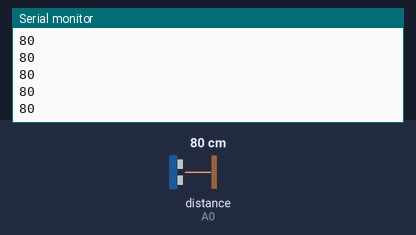
Bench run of a sketch on a simulated Arduino Uno, built with avr-gcc and run on an emulated ATmega328P. Shown: the last lines printed to the serial monitor. Wiring (inferred from the names in the program): ultrasonic range finder: trigger A1; echo A0. The inputs (shaded band) are chosen by the test bench; at power-on: distance to the obstacle (sensor on A0) 80 cm. The echo pulse lasts 58.3 µs per cm.

Above: at 1.3 s.
1.4 s: distance to the obstacle (sensor on A0) set to 2 cm
At 1.45 s:
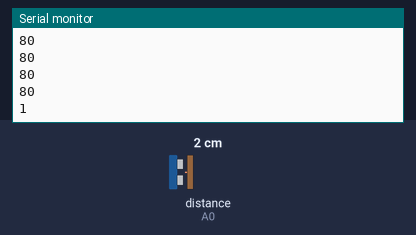
2.9 s: distance to the obstacle (sensor on A0) set to 4 cm
At 2.96 s:
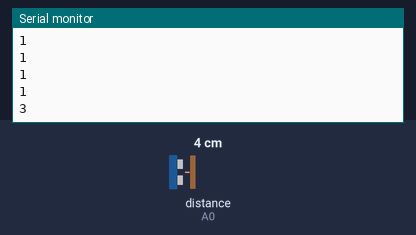
Timing chart, 0 to 5.9 s (numbered marks = the images above; inputs shaded):
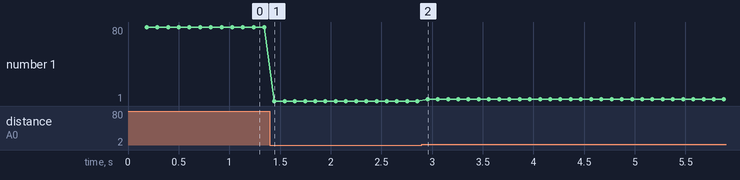

The sketch:

MB1200_pulsein_on_analog.ino
```cpp
// 2018_06_06
//
// This code has been used with a MaxBotix Ultrasonic sensor
// MB1200 placed at 3.5m height, 1.5m away from the wall facing the floor.
//
// The sensor has been connected to the Arduino via a 10m ethernet cable
// w/o any problems.
//
// The sensor is being used in single trigger mode but eventually it will
// be used in "AN Output Commanded Loop" (see datasheet).
//
// CONNECTIONS:
// * connect pin GND of the sensor to Arduino GND;
// * connect pin VCC of the sensor to Arduino Vcc;
// * connect pin RX of the sensor to Arduino analog A1;
// * connect pin AN of the sensor to Arduino analog A0;

#define ECHO A0
#define TRIGGER A1

// SETUP /////////////////////////////////////////
void setup()
{
  // setup serial comm
  Serial.begin(9600);

  while(!Serial){};
  //Serial.println("Ready!");

  pinMode(TRIGGER, OUTPUT);
  digitalWrite(TRIGGER, LOW);
  pinMode(ECHO, INPUT);

  // Wait 175ms at least for the ultrasonic
  // to be ready for ranging
  delay(180);
}


// LOOP //////////////////////////////////////////
void loop()
{
  int v = read_max(TRIGGER, ECHO);
  Serial.println(v);

  // make a reading every 99ms
  delay(100);
}


// READ THE MAXBOTIX /////////////////////////////
int read_max(int trigger, int echo)
{
  //trigger (stay HIGH for at least 20us)
  digitalWrite (trigger, HIGH);
  delayMicroseconds(21);
  digitalWrite(trigger, LOW);

  // NOTE: here it is easily possible to change pinMode

  unsigned long d = pulseIn(echo, HIGH, 65000);
  // 58uS per cm
  d = d / 58;
  return d;
  //return min(d*2.54/147, 255);
}


// to be used with the following Processing code
/*
// serial communication stuff
import processing.serial.*;
Serial myPort;
String myString = null;
String[] list;
boolean presence = false;
int value;
int lfcr = 10;

PFont font;

// import everything necessary to make sound.
import ddf.minim.*;
import ddf.minim.ugens.*;
Minim minim;
Oscil sineOsc;
AudioOutput out;


// SETUP ////////////////////////////////
void setup()
{
  size(800, 800);
  smooth();

  // serial stuff
  printArray(Serial.list());
  String port = Serial.list()[0];
  myPort = new Serial(this, port, 9600);

  value = 0;

  font = loadFont("Courier-Bold-240.vlw");
  textFont(font);
  textAlign(CENTER);

  // audio stuff
  minim = new Minim( this );
  out = minim.getLineOut( Minim.MONO, 2048 );
  sineOsc = new Oscil( 440, .5, Waves.SINE );

}

// DRAW /////////////////////////////////
void draw() {
  read();
  if(presence)
  {
    background(255, 0, 0);
    fill(0);
    text(value, width/2, height/2);
  }
  else
  {
    background(0);
    fill(255);
    text(value, width/2, height/2);
  }
}

// READ values from Serial //////////////
void read()
{
  while (myPort.available() > 0) {
    myString = myPort.readStringUntil('\n');
    if (myString != null) {
      //print(myString);
      //println( myString.indexOf('\n') );
      value = int(myString.substring(0, myString.indexOf('\n')-1));
      //println(value);
      if(value < 200)
      {
        if(!presence) {
          presence = true;
          sineOsc.patch( out );
        }
      }
      else
      {
        if(presence) {
          presence = false;
          sineOsc.unpatch( out );
        }
      }
    }
  }
}
*/
```

Measured:
- after the input at 1.4 s, the serial monitor: prints a new line at once (image 1)
- after the input at 2.9 s, the serial monitor: prints a new line after 0.06 s (image 2)
- plotted number 1: 80 → 1 after the input at 1.4 s, 1 → 3 after the input at 2.9 s
